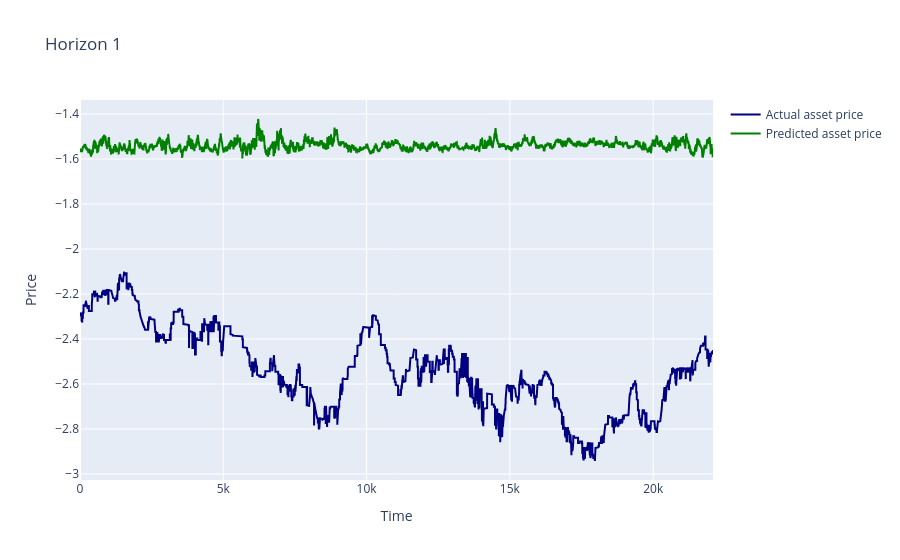

This figure's notebook cell:
### Code cell
true = []
pred = []

# Evaluate the model
with torch.no_grad():
    for inputs, labels in dataloader_test:
        inputs, labels = inputs.to(device), labels.to(device)
        outputs = model(inputs)
        true.append(labels.cpu().numpy())
        pred.append(outputs.cpu().numpy())

true = np.concatenate(true).reshape(-1, y_train.shape[1])
pred = np.concatenate(pred).reshape(-1, y_train.shape[1])

# Plot each dimension separately
for i in range(y_train.shape[1]):
    fig = go.Figure()
    fig.add_scatter(y=true[:,i], mode='lines', name= "Actual asset price", line_color = "navy")
    fig.add_scatter(y=pred[:,i], mode='lines', name= "Predicted asset price", line_color = "green")
    fig.update_layout(title = f"Horizon {shifts[i]}", xaxis_title = "Time", yaxis_title = "Price")
    fig.show()

### Figure 1 — Plotly figure (JSON) as saved in the notebook; plotly's stock layout.template omitted (floating-point values rounded to 4 significant figures; data arrays with more than 128 entries replaced by an {"elided": "..."} marker saying what was removed)
{"data": [{"line": {"color": "navy"}, "mode": "lines", "name": "Actual asset price", "type": "scatter", "y": {"elided": "22088 float values"}}, {"line": {"color": "green"}, "mode": "lines", "name": "Predicted asset price", "type": "scatter", "y": {"elided": "22088 float values"}}], "layout": {"title": {"text": "Horizon 1"}, "xaxis": {"title": {"text": "Time"}}, "yaxis": {"title": {"text": "Price"}}}}
